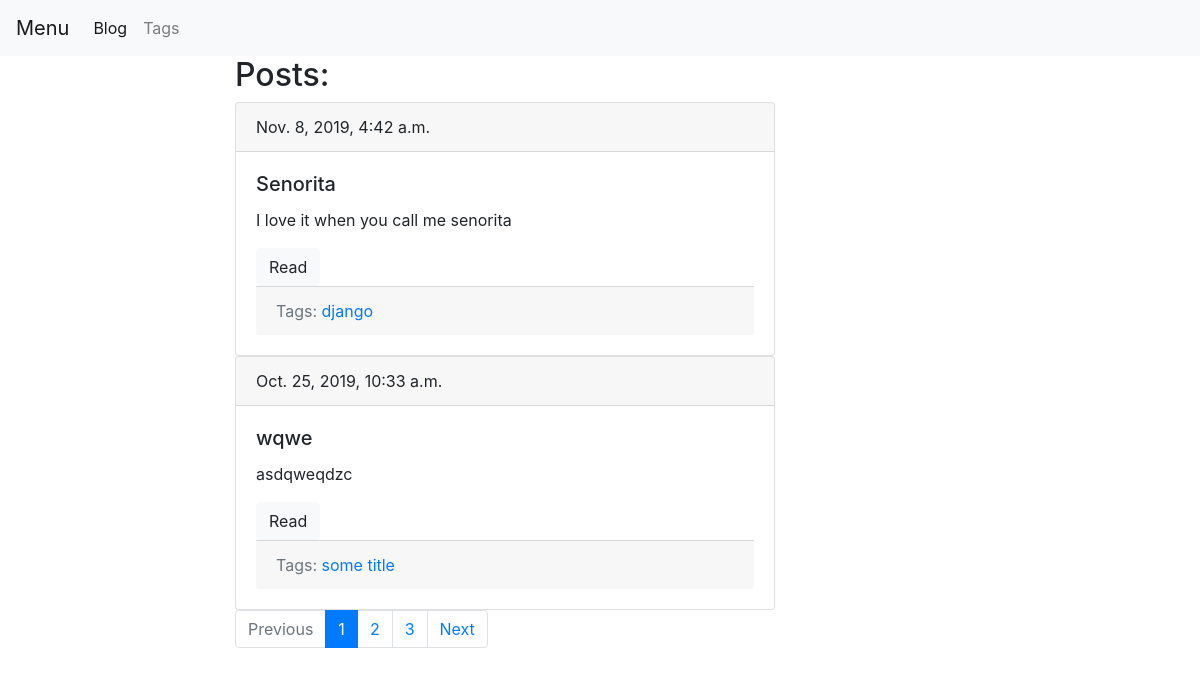
Screenshot of /blog/ with the database file from the repository.
### blog/models.py (models this page shows, shortened)
class Post(models.Model):
	title = models.CharField(max_length = 150, db_index=True)
	slug = models.SlugField(max_length=150, blank=True, unique=True)
	body = models.TextField(blank=True, db_index= True)
	tags = models.ManyToManyField('Tag', blank=True, related_name='posts')
	date_pub = models.DateTimeField(auto_now_add=True)
	def get_absolute_url(self):
		return reverse('post_detail_url', kwargs={'slug':self.slug})
	class Meta:
		ordering = ['-date_pub']

class Tag(models.Model):
	title = models.CharField(max_length=50)
	slug = models.SlugField(max_length=50, unique=True)
	def get_absolute_url(self):
		return reverse('tag_detail_url', kwargs={'slug':self.slug})
	class Meta:
		ordering = ['title']

### blog/views.py (the view)
# urls.py: path('', posts_list, name='posts_list_url'),
def posts_list(request):
	posts = Post.objects.all()
	paginator = Paginator(posts,2)
	page_number = request.GET.get('page',1)
	page = paginator.get_page(page_number)
	is_paginated=page.has_other_pages()
	if page.has_previous():
		prev_url = '?page={}'.format(page.previous_page_number())
	else:
		prev_url=''
	if page.has_next():
		next_url = '?page={}'.format(page.next_page_number())
	else:
		next_url=''
	context = {
		'page':page,
		'is_paginated': is_paginated,
		'next_url':next_url,
		'prev_url':prev_url
	}
	return render(request, 'blog/index.html', context=context)

### blog/templates/blog/index.html (shortened to what this page needs)
{% extends 'blog/base_blog.html' %}
{% block content %}
	<h2 class="mb-2">Posts:</h2>
	{% for post in page.object_list %}
		{% include 'blog/includes/post_card_template.html' %}
	{% endfor %}
	<nav aria-label="...">
	<ul class="pagination">
		<li class="page-item {% if not prev_url %}disabled{% endif %}">
				<a class="page-link" href="{{prev_url}}" tabindex="-1" aria-disabled="true">Previous</a>
				{% for n in page.paginator.page_range %}
				{% if page.number == n %}
					<li class="page-item active">
						<a class="page-link" href="?page={{n}}">{{n}}</a></li>
				{% elif n > page.number|add:-3 and n < page.number|add:3 %}
					<li class="page-item">
						<a class="page-link" href="?page={{n}}">{{n}}</a></li>
				{% endif %}
				{% endfor %}
				<li class="page-item {% if not next_url %}disabled{% endif %}">
				<a class="page-link" href="{{next_url}}" tabindex="-1">Next</a>
			</li>
		</ul>
	</nav>
	{% endblock %}

### blog/templates/blog/includes/post_card_template.html
<div class="card" class="mb-5">
  		<div class="card-header">
    		{{ post.date_pub }}
  		</div>
  		<div class="card-body">
    		<h5 class="card-title">{{post.title}}</h5>
    		<p class="card-text">
    			{{ post.body| truncatewords:15 }}
    		</p>
    		<a href="{{ post.get_absolute_url }}" class="btn btn-light">Read</a>
        <div class="card-footer text-muted">
          Tags:
          {% for tag in post.tags.all %}
            <a href ="{{tag.get_absolute_url}}">{{tag.title}}</a>
          {% endfor %}
        </div>
  		</div>
	</div>

### rows the page displays
Post: date_pub "Nov. 8, 2019, 4:42 a.m.", title "Senorita", body "I love it when you call me senorita"
Tag: title "django"
Post: date_pub "Oct. 25, 2019, 10:33 a.m.", title "wqwe", body "asdqweqdzc"
Tag: title "some title"

### other values shown
{{ n }} "1"
{{ n }} "2" "3"
